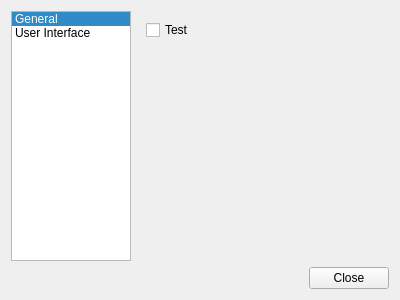
<?xml version="1.0" encoding="UTF-8"?>
<ui version="4.0">
 <class>ConfigForm</class>
 <widget class="QWidget" name="ConfigForm">
  <property name="geometry">
   <rect>
    <x>0</x>
    <y>0</y>
    <width>400</width>
    <height>300</height>
   </rect>
  </property>
  <property name="windowTitle">
   <string>Form</string>
  </property>
  <layout class="QVBoxLayout" name="verticalLayout">
   <item>
    <layout class="QHBoxLayout" name="horizontalLayout">
     <item>
      <widget class="QListWidget" name="listWidget">
       <property name="maximumSize">
        <size>
         <width>120</width>
         <height>16777215</height>
        </size>
       </property>
       <property name="spacing">
        <number>2</number>
       </property>
       <property name="currentRow">
        <number>0</number>
       </property>
       <item>
        <property name="text">
         <string>General</string>
        </property>
       </item>
       <item>
        <property name="text">
         <string>User Interface</string>
        </property>
       </item>
      </widget>
     </item>
     <item>
      <widget class="QStackedWidget" name="stackedWidget">
       <widget class="QWidget" name="generalPage">
        <layout class="QVBoxLayout" name="verticalLayout_2">
         <item>
          <widget class="QCheckBox" name="checkBox_2">
           <property name="text">
            <string>Test</string>
           </property>
          </widget>
         </item>
         <item>
          <spacer name="generalPageVerticalSpacer">
           <property name="orientation">
            <enum>Qt::Vertical</enum>
           </property>
           <property name="sizeHint" stdset="0">
            <size>
             <width>20</width>
             <height>40</height>
            </size>
           </property>
          </spacer>
         </item>
        </layout>
       </widget>
       <widget class="QWidget" name="uiPage">
        <layout class="QVBoxLayout" name="verticalLayout_3">
         <item>
          <widget class="QGroupBox" name="uiPageGroupBox">
           <property name="title">
            <string>Channels</string>
           </property>
           <layout class="QHBoxLayout" name="horizontalLayout_4">
            <item>
             <widget class="QLabel" name="channelTitleBarLAyoutLabel">
              <property name="text">
               <string>Channel title bar:</string>
              </property>
             </widget>
            </item>
            <item>
             <widget class="QComboBox" name="channelTitleBarLayoutComboBox">
              <item>
               <property name="text">
                <string>Vertical</string>
               </property>
              </item>
              <item>
               <property name="text">
                <string>Horizontal</string>
               </property>
              </item>
             </widget>
            </item>
           </layout>
          </widget>
         </item>
         <item>
          <spacer name="uiPageVerticalSpacer">
           <property name="orientation">
            <enum>Qt::Vertical</enum>
           </property>
           <property name="sizeHint" stdset="0">
            <size>
             <width>20</width>
             <height>40</height>
            </size>
           </property>
          </spacer>
         </item>
        </layout>
       </widget>
      </widget>
     </item>
    </layout>
   </item>
   <item>
    <layout class="QHBoxLayout" name="horizontalLayout_2">
     <item>
      <spacer name="horizontalSpacer">
       <property name="orientation">
        <enum>Qt::Horizontal</enum>
       </property>
       <property name="sizeHint" stdset="0">
        <size>
         <width>40</width>
         <height>20</height>
        </size>
       </property>
      </spacer>
     </item>
     <item>
      <widget class="QPushButton" name="closeButton">
       <property name="text">
        <string>Close</string>
       </property>
      </widget>
     </item>
    </layout>
   </item>
  </layout>
 </widget>
 <resources/>
 <connections/>
</ui>
